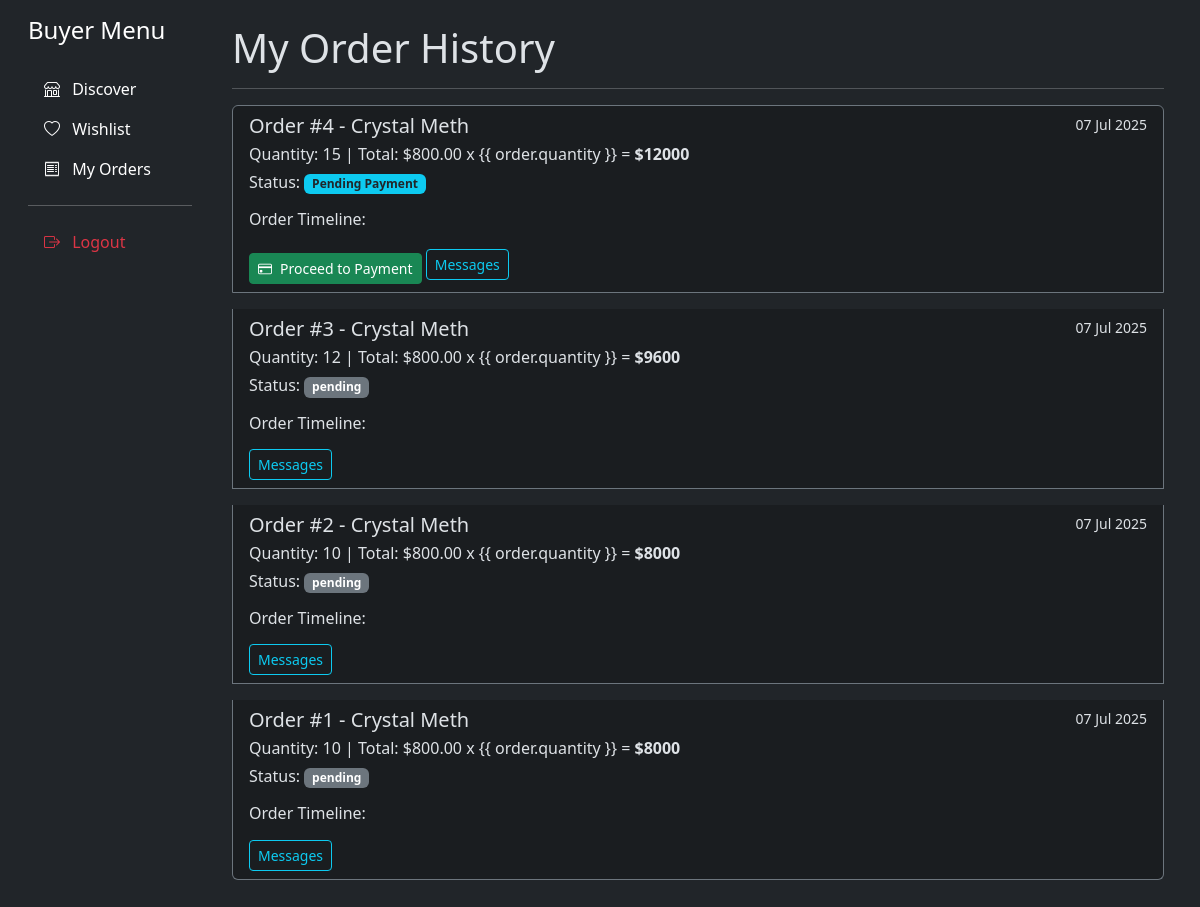
Screenshot of /accounts/my-orders/ (signed in) with the database file from the repository.
### accounts/models.py (models this page shows, shortened)
class Order(models.Model):
    STATUS_CHOICES = [
        ('pending_approval', 'Pending Approval'), # Seller needs to approve
        ('pending_payment', 'Pending Payment'),   # Buyer needs to pay
        ('paid', 'Paid'),                         # Buyer has paid
        ('shipped', 'Shipped'),
        ('completed', 'Completed'),
        ('rejected', 'Rejected'),
    ]
    product = models.ForeignKey(Product, on_delete=models.CASCADE, related_name='orders')
    buyer = models.ForeignKey(
        settings.AUTH_USER_MODEL,
        on_delete=models.CASCADE,
        related_name='orders_placed'  # This is now unique and descriptive
    )
    seller = models.ForeignKey(
        settings.AUTH_USER_MODEL,
        on_delete=models.CASCADE,
        related_name='orders_received' # Unique and descriptive
    )
    quantity = models.PositiveIntegerField()
    status = models.CharField(max_length=20, choices=STATUS_CHOICES, default='pending_approval')
    created_at = models.DateTimeField(auto_now_add=True)

class Product(models.Model):
    CATEGORY_CHOICES = [
        ('steel', 'Steel Products'),
        ('cement', 'Cement & Concrete'),
        ('paints', 'Paints & Coatings'),
        ('construction', 'Construction Materials'),
        ('plumbing', 'Plumbing & Fittings'),
        ('soap', 'Soaps & Detergents'),
        ('chemicals', 'Chemicals & Solvents'),
        ('cleaning', 'Cleaning Supplies'),
        ('plastic', 'Plastic Products'),
        ('electricals', 'Electricals'),
        ('equipment', 'Industrial Equipment'),
        ('packaging', 'Packaging Materials'),
        ('tools', 'Tools & Hardware'),
        ('stationery', 'Stationery & Office Supplies'),
        ('garments', 'Textile & Garments'),
        ('food', 'Food Raw Materials'),
    ]
    seller = models.ForeignKey(
        settings.AUTH_USER_MODEL,
        on_delete=models.CASCADE,
        related_name='products'
    )
    name = models.CharField(max_length=200)
    category = models.CharField(max_length=100, choices=CATEGORY_CHOICES, default='tools')
    description = models.TextField()
    price = models.DecimalField(max_digits=10, decimal_places=2)
    stock_quantity = models.PositiveIntegerField(default=0)
    image = models.ImageField(upload_to='product_images/', blank=True, null=True)
    created_at = models.DateTimeField(auto_now_add=True)
    updated_at = models.DateTimeField(auto_now=True)

### accounts/views.py (the view)
# urls.py: path('my-orders/', MyOrdersView.as_view(), name='my_orders'),
class MyOrdersView(BuyerRequiredMixin, ListView): # Changed from View to ListView
    model = Order
    template_name = 'accounts/my_orders.html'
    context_object_name = 'orders'
    def get_queryset(self):
        return Order.objects.filter(buyer=self.request.user).order_by('-created_at')

### accounts/views.py (called while the page is built)
    def test_func(self): return self.request.user.role == 'buyer'

### accounts/templates/accounts/my_orders.html (shortened to what this page needs)
{% extends 'base.html' %}
{% block content %}
<div class="row g-0">
    <nav class="col-md-2 d-md-block bg-dark sidebar vh-100 p-3">
        <h4 class="text-white mb-4">Buyer Menu</h4>
        <ul class="nav flex-column">
            <li class="nav-item"><a class="nav-link text-white" href="{% url 'buyer_dashboard' %}"><i
                        class="bi bi-shop me-2"></i> Discover</a></li>
            <li class="nav-item"><a class="nav-link text-white" href="#"><i class="bi bi-heart me-2"></i> Wishlist</a>
            </li>
            <li class="nav-item"><a class="nav-link text-white active" href="{% url 'my_orders' %}"><i
                        class="bi bi-receipt me-2"></i> My Orders</a></li>
            <li class="nav-item mt-auto">
                <hr class="text-white"><a class="nav-link text-danger" href="{% url 'logout' %}"><i
                        class="bi bi-box-arrow-right me-2"></i> Logout</a>
            </li>
        </ul>
    </nav>
    <main class="col-md-10 p-4">
        <h1>My Order History</h1>
        <hr>
        <div class="list-group">
            {% for order in orders %}
            <div
                class="list-group-item list-group-item-action flex-column align-items-start mb-3 bg-dark-subtle border-secondary">
                <div class="d-flex w-100 justify-content-between">
                    <h5 class="mb-1">Order #{{ order.id }} - {{ order.product.name }}</h5>
                    <small>{{ order.created_at|date:"d M Y" }}</small>
                </div>
                <p class="mb-1">Quantity: {{ order.quantity }} | Total: ${{ order.product.price|floatformat:2 }} x {{
                    order.quantity }} = <strong>${% widthratio order.product.price 1 order.quantity %}</strong></p>
                <p class="mb-1">Status: <span class="badge
                    {% if order.status == 'pending_approval' %}bg-warning text-dark
                    {% elif order.status == 'pending_payment' %}bg-info text-dark
                    {% elif order.status == 'rejected' %}bg-danger
                    {% elif order.status == 'completed' %}bg-success
                    {% else %}bg-secondary{% endif %}">{{ order.get_status_display }}</span>
                </p>
                <div class="mt-3">
                    <h6>Order Timeline:</h6>
                </div>
                {% if order.status == 'pending_payment' %}
                <a href="{% url 'process_payment' order.id %}" class="btn btn-sm btn-success mt-2">
                    <i class="bi bi-credit-card me-2"></i>Proceed to Payment
                </a>
                {% endif %}
                <a href="{% url 'order_conversation' order.id %}" class="btn btn-sm btn-outline-info">Messages</a>
            </div>
            {% empty %}
            <p>You have not placed any orders yet.</p>
            {% endfor %}
        </div>
    </main>
</div>
{% endblock %}

### accounts/templates/base.html (style rules this page uses)
body { background-color: #212529; }

### rows the page displays
Order: id "4", product.name "Crystal Meth", created_at "07 Jul 2025", quantity "15", product.price "800.00", product+quantity "12000", status "Pending Payment", shows "Proceed to Payment"
Order: id "3", product.name "Crystal Meth", created_at "07 Jul 2025", quantity "12", product.price "800.00", product+quantity "9600", status "pending"
Order: id "2", product.name "Crystal Meth", created_at "07 Jul 2025", quantity "10", product.price "800.00", product+quantity "8000", status "pending"
Order: id "1", product.name "Crystal Meth", created_at "07 Jul 2025", quantity "10", product.price "800.00", product+quantity "8000", status "pending"
